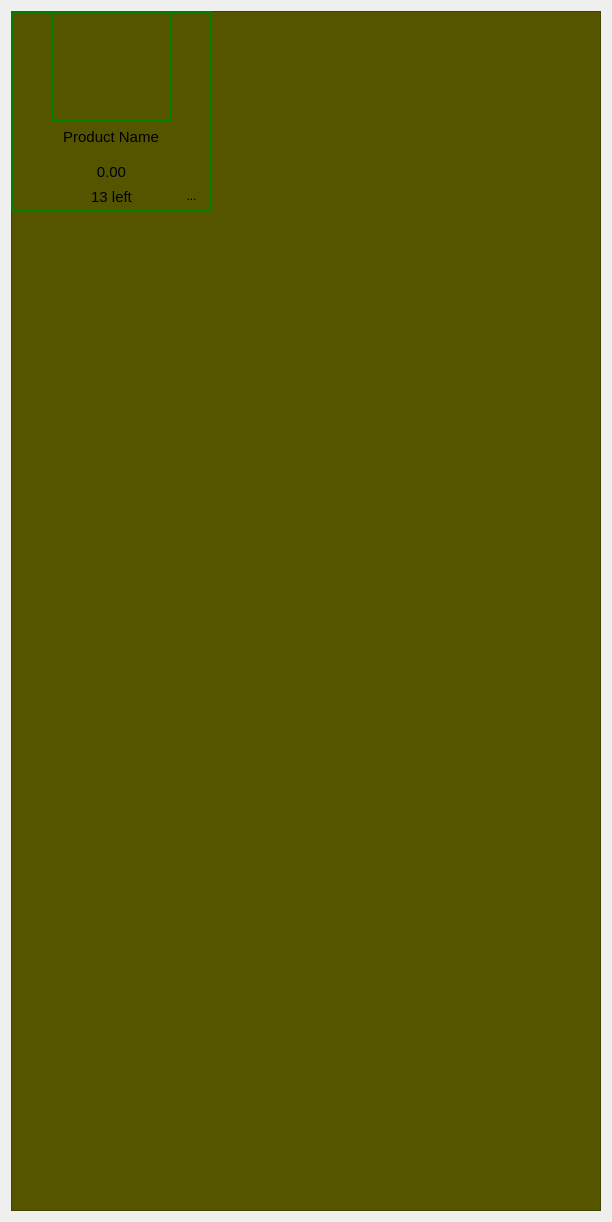
              <widget class="QWidget" name="scrollAreaWidgetContents_3">
               <property name="geometry">
                <rect>
                 <x>0</x>
                 <y>0</y>
                 <width>612</width>
                 <height>1218</height>
                </rect>
               </property>
               <layout class="QVBoxLayout" name="verticalLayout_5">
                <item>
                 <widget class="QFrame" name="grid_frame_2">
                  <property name="minimumSize">
                   <size>
                    <width>0</width>
                    <height>1200</height>
                   </size>
                  </property>
                  <property name="styleSheet">
                   <string notr="true">background-color: rgb(85, 85, 0);</string>
                  </property>
                  <property name="frameShape">
                   <enum>QFrame::StyledPanel</enum>
                  </property>
                  <property name="frameShadow">
                   <enum>QFrame::Raised</enum>
                  </property>
                  <widget class="QWidget" name="gridLayoutWidget_6">
                   <property name="geometry">
                    <rect>
                     <x>0</x>
                     <y>0</y>
                     <width>614</width>
                     <height>1191</height>
                    </rect>
                   </property>
                   <layout class="QGridLayout" name="gridLayout_3" rowstretch="0" columnstretch="0">
                    <property name="sizeConstraint">
                     <enum>QLayout::SetFixedSize</enum>
                    </property>
                    <property name="bottomMargin">
                     <number>0</number>
                    </property>
                    <item row="0" column="0">
                     <widget class="QFrame" name="productframe_frame">
                      <property name="minimumSize">
                       <size>
                        <width>200</width>
                        <height>200</height>
                       </size>
                      </property>
                      <property name="maximumSize">
                       <size>
                        <width>200</width>
                        <height>200</height>
                       </size>
                      </property>
                      <property name="styleSheet">
                       <string notr="true">border: 2px solid green</string>
                      </property>
                      <property name="frameShape">
                       <enum>QFrame::StyledPanel</enum>
                      </property>
                      <property name="frameShadow">
                       <enum>QFrame::Raised</enum>
                      </property>
                      <widget class="QLabel" name="productname_label">
                       <property name="geometry">
                        <rect>
                         <x>5</x>
                         <y>110</y>
                         <width>190</width>
                         <height>31</height>
                        </rect>
                       </property>
                       <property name="styleSheet">
                        <string notr="true">font-size: 15px;
border: none;</string>
                       </property>
                       <property name="text">
                        <string>Product Name</string>
                       </property>
                       <property name="scaledContents">
                        <bool>false</bool>
                       </property>
                       <property name="alignment">
                        <set>Qt::AlignCenter</set>
                       </property>
                       <property name="wordWrap">
                        <bool>true</bool>
                       </property>
                      </widget>
                      <widget class="QLabel" name="productprice_label">
                       <property name="geometry">
                        <rect>
                         <x>25</x>
                         <y>145</y>
                         <width>151</width>
                         <height>31</height>
                        </rect>
                       </property>
                       <property name="styleSheet">
                        <string notr="true">font-size: 15px;
border: none;</string>
                       </property>
                       <property name="text">
                        <string>0.00</string>
                       </property>
                       <property name="scaledContents">
                        <bool>true</bool>
                       </property>
                       <property name="alignment">
                        <set>Qt::AlignCenter</set>
                       </property>
                       <property name="wordWrap">
                        <bool>true</bool>
                       </property>
                      </widget>
                      <widget class="QLabel" name="productquantity_label">
                       <property name="geometry">
                        <rect>
                         <x>25</x>
                         <y>175</y>
                         <width>151</width>
                         <height>21</height>
                        </rect>
                       </property>
                       <property name="styleSheet">
                        <string notr="true">font-size: 15px;
border: none;</string>
                       </property>
                       <property name="text">
                        <string>13 left</string>
                       </property>
                       <property name="scaledContents">
                        <bool>true</bool>
                       </property>
                       <property name="alignment">
                        <set>Qt::AlignCenter</set>
                       </property>
                       <property name="wordWrap">
                        <bool>true</bool>
                       </property>
                      </widget>
                      <widget class="QPushButton" name="viewdetails_button">
                       <property name="geometry">
                        <rect>
                         <x>165</x>
                         <y>175</y>
                         <width>31</width>
                         <height>20</height>
                        </rect>
                       </property>
                       <property name="styleSheet">
                        <string notr="true">
QPushButton {
                                border: none;
                border-radius: 5px;
            }
QPushButton:hover {
                background-color: #2d2d00;
            }
</string>
                       </property>
                       <property name="text">
                        <string>...</string>
                       </property>
                      </widget>
                      <widget class="QLabel" name="productiamge_label">
                       <property name="geometry">
                        <rect>
                         <x>40</x>
                         <y>0</y>
                         <width>120</width>
                         <height>110</height>
                        </rect>
                       </property>
                       <property name="text">
                        <string/>
                       </property>
                       <property name="scaledContents">
                        <bool>true</bool>
                       </property>
                       <property name="wordWrap">
                        <bool>true</bool>
                       </property>
                      </widget>
                     </widget>
                    </item>
                   </layout>
                  </widget>
                 </widget>
                </item>
               </layout>
              </widget>
